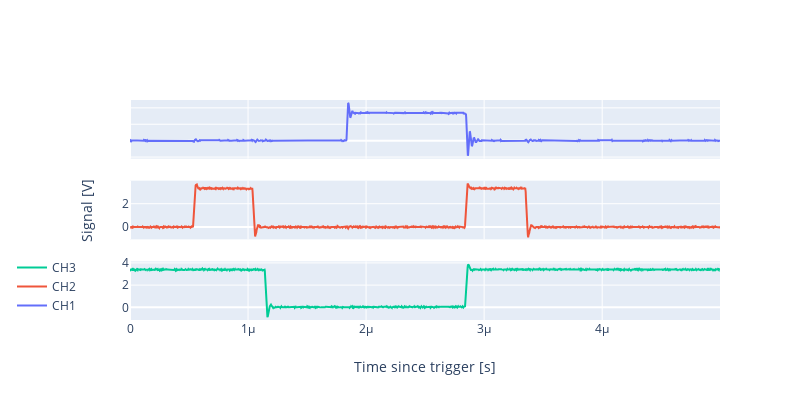

The notebook cell this image was saved under:
### Markdown cell above
Finally, let's move the horizontal position such that the waveform starts at the leftmost x-value.

### Code cell
# Let's move the trace 2.5 us to the right.
scope.set_horizontal_position(+2.5e-6)
scope.plot_traces(['CH1', 'CH2', 'CH3'])

### Figure 1 — Plotly figure (JSON) as saved in the notebook; plotly's stock layout.template omitted (floating-point values rounded to 4 significant figures; data arrays with more than 128 entries replaced by an {"elided": "..."} marker saying what was removed)
{"data": [{"mode": "lines", "name": "CH1", "type": "scatter", "x": {"elided": "2500 float values"}, "xaxis": "x", "y": {"elided": "2500 float values"}, "yaxis": "y"}, {"mode": "lines", "name": "CH2", "type": "scatter", "x": {"elided": "2500 float values"}, "xaxis": "x2", "y": {"elided": "2500 float values"}, "yaxis": "y2"}, {"mode": "lines", "name": "CH3", "type": "scatter", "x": {"elided": "2500 float values"}, "xaxis": "x3", "y": {"elided": "2500 float values"}, "yaxis": "y3"}], "layout": {"height": 400, "hovermode": "closest", "legend": {"traceorder": "reversed", "x": -0.2, "y": 0}, "width": 800, "xaxis": {"anchor": "y", "domain": [0, 1], "matches": "x3", "showticklabels": false}, "xaxis2": {"anchor": "y2", "domain": [0, 1], "matches": "x3", "showticklabels": false}, "xaxis3": {"anchor": "y3", "domain": [0, 1], "title": {"text": "Time since trigger [s]"}}, "yaxis": {"anchor": "x", "domain": [0.7333, 1], "showticklabels": false}, "yaxis2": {"anchor": "x2", "domain": [0.3667, 0.6333], "title": {"text": "Signal [V]"}}, "yaxis3": {"anchor": "x3", "domain": [0, 0.2667]}}}
